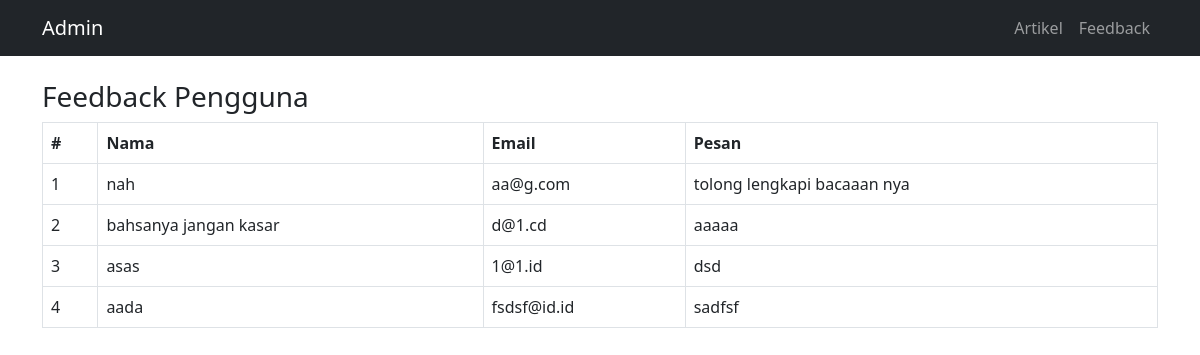
The page /index.php/feedback on the database its author committed.
### tables this page shows
CREATE TABLE `feedback` (
  `id` int(11) NOT NULL,
  `nama` varchar(100) NOT NULL,
  `email` varchar(100) NOT NULL,
  `pesan` text NOT NULL,
  `created_at` timestamp NOT NULL DEFAULT current_timestamp()
);

### application/controllers/Feedback.php (called while the page is built, shortened)
<?php
class Feedback extends CI_Controller {
  public function __construct() {
    $this->load->model('Feedback_model');
    $this->load->library('form_validation');
  }
  public function index() {
    $data['feedback'] = $this->Feedback_model->get_all();
    $this->load->view('partials/head');
    $this->load->view('partials/side_nav');
    $this->load->view('admin/feedback_list', $data);
    $this->load->view('partials/footer');
  }
}
?>

### index.php (called while the page is built, shortened)
<?php
require_once BASEPATH.'core/CodeIgniter.php';

### application/models/Feedback_model.php (called while the page is built, shortened)
<?php
class Feedback_model extends CI_Model {
  public function get_all() {
    return $this->db->get('feedback')->result();
  }
}
?>

### application/views/admin/feedback_list.php (the view)
<div class="container mt-4">
  <h3>Feedback Pengguna</h3>
  <table class="table table-bordered">
    <thead>
      <tr><th>#</th><th>Nama</th><th>Email</th><th>Pesan</th></tr>
    </thead>
    <tbody>
      <?php foreach ($feedback as $f): ?>
        <tr>
          <td><?= $f->id ?></td>
          <td><?= $f->nama ?></td>
          <td><?= $f->email ?></td>
          <td><?= $f->pesan ?></td>
        </tr>
      <?php endforeach ?>
    </tbody>
  </table>
</div>

### rows shown on the page
feedback: id "1", nama "nah", email "aa@g.com", pesan "tolong lengkapi bacaaan nya"
feedback: id "2", nama "bahsanya jangan kasar", email "d@1.cd", pesan "aaaaa"
feedback: id "3", nama "asas", email "1@1.id", pesan "dsd"
feedback: id "4", nama "aada", email "fsdsf@id.id", pesan "sadfsf"
